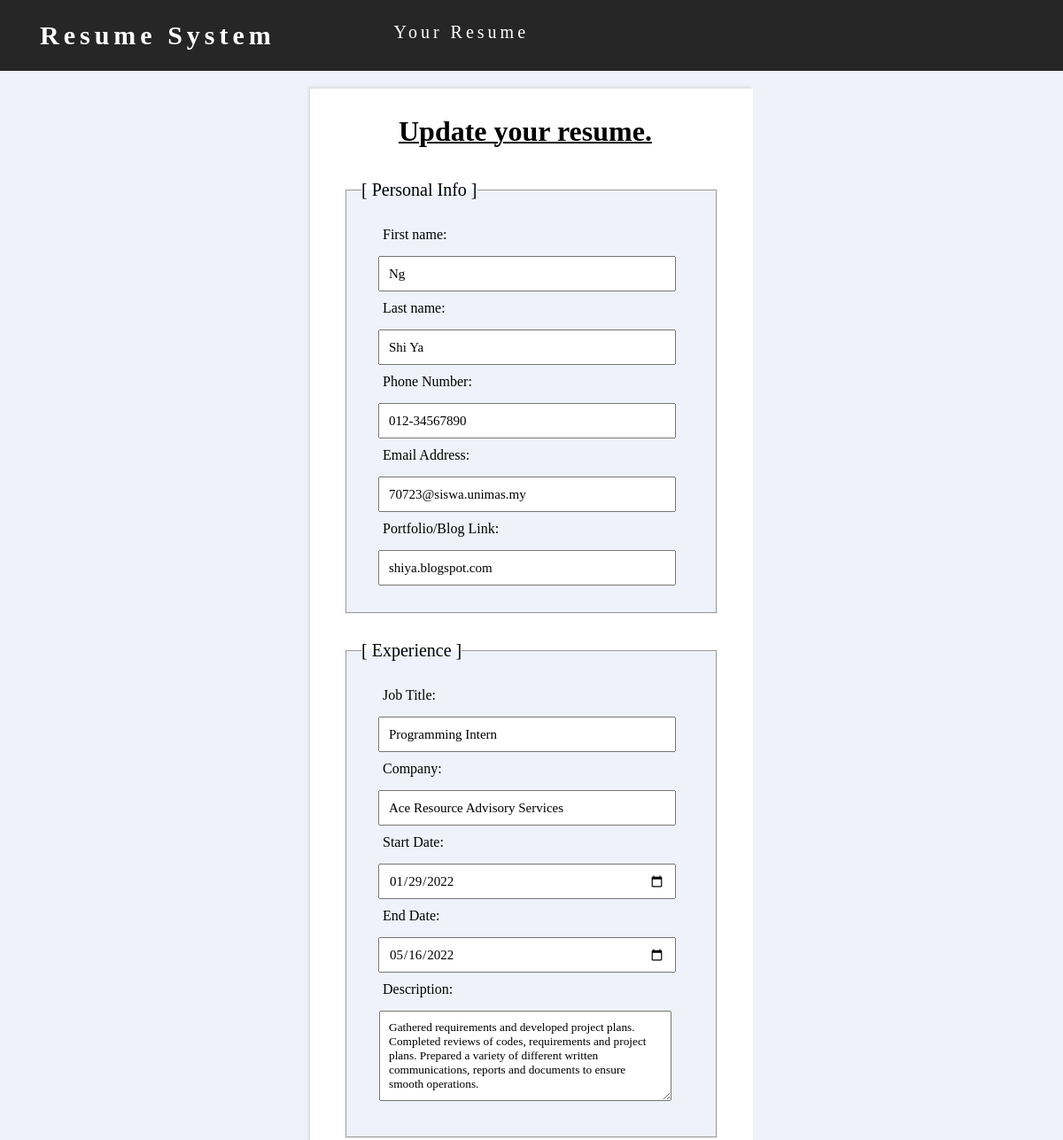
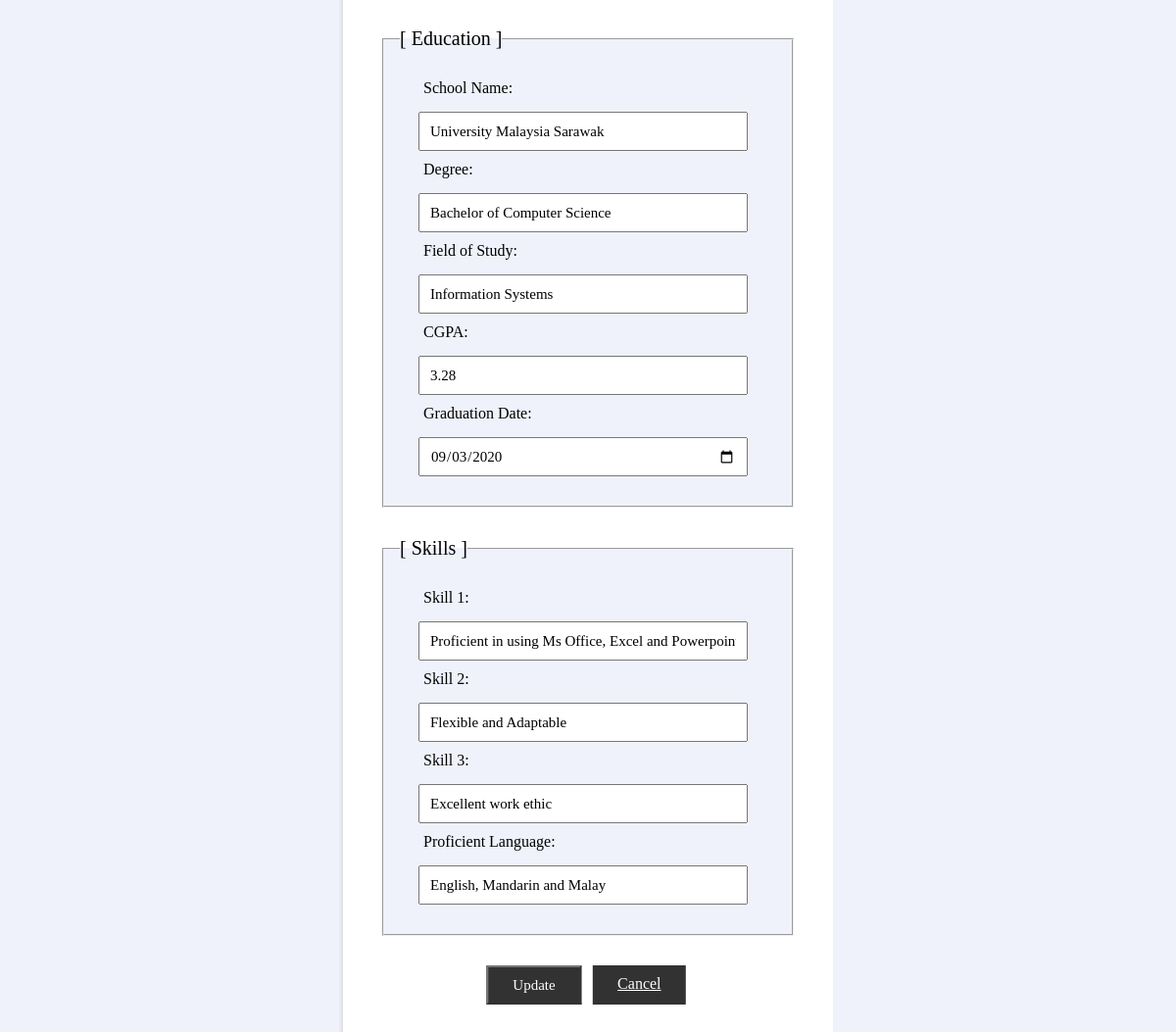
The page /pages/includes/edit.php?edit=1 on the database its author committed (2 pictures, top to bottom).
### tables this page shows
CREATE TABLE `resume` (
  `resume_id` int(11) NOT NULL,
  `fname` varchar(256) NOT NULL,
  `lname` varchar(256) NOT NULL,
  `phone` varchar(256) NOT NULL,
  `email` varchar(256) NOT NULL,
  `url` varchar(256) NOT NULL,
  `jobtitle` varchar(256) NOT NULL,
  `com_name` varchar(256) NOT NULL,
  `start_job` varchar(256) NOT NULL,
  `end_job` varchar(256) NOT NULL,
  `descrip` varchar(256) NOT NULL,
  `school` varchar(256) NOT NULL,
  `degree` varchar(256) NOT NULL,
  `field` varchar(256) NOT NULL,
  `cgpa` varchar(11) NOT NULL,
  `enddg` varchar(256) NOT NULL,
  `skill1` varchar(256) NOT NULL,
  `skill2` varchar(256) NOT NULL,
  `skill3` varchar(256) NOT NULL,
  `language` varchar(256) NOT NULL
);

### pages/includes/edit.php (the view, shortened to what this page needs)
<!DOCTYPE html>
<html>
<head>
	<link rel="stylesheet" href="https://cdnjs.cloudflare.com/ajax/libs/font-awesome/4.7.0/css/font-awesome.min.css">
	<link rel="stylesheet" href="style.css">
</head>
<body>
	<header>
	<div class="wrapper">
		<div class="logo">
			<h3>Resume System</h3>
		</div>
		<nav>
                <ul>
                 <li><a href ="../mainpage.php">Your Resume</a></li>
             </ul>
            </nav>
	</div>
	</header>
<?php
	require 'update.php';
	$resume_id = $_GET['edit'];
	$result =mysqli_query($conn, "SELECT * FROM resume where resume_id = '$resume_id'");
	$row = mysqli_fetch_assoc($result);
?>
	<div class="container">
	<form name="forms" action="update.php" method="post">
		<h1>Update your resume.</h1><br><br>
		<fieldset>
			<legend>[ Personal Info ]</legend>
		<div class="enter">
			<label for="fname">First name:</label>
			<input type="text" name="fname" value="<?php echo $row['fname']; ?>"/>
			<label for="lname">Last name:</label>
			<input type="text" name="lname" value="<?php echo $row["lname"]; ?>">
			<label for="phone">Phone Number:</label>
			<input type="text" name="phone" value="<?php echo $row["phone"]; ?>">
			<label for="email">Email Address:</label>
			<input type="email" name="email" value="<?php echo $row["email"]; ?>">
			<label for="url">Portfolio/Blog Link:</label>
			<input type="text" name="url" value="<?php echo $row["url"]; ?>">
		</div>
		</fieldset>
		<fieldset>
			<legend>[ Experience ]</legend>
			<div class="enter">
				<label for="jobtitle">Job Title:</label>
				<input type="text" name="jobtitle" value="<?php echo $row["jobtitle"]; ?>">
				<label for="com_name">Company:</label>
				<input type="text" name="com_name" value="<?php echo $row["com_name"]; ?>">
				<label for="start_job">Start Date:</label>
				<input type="date" name="start_job" value="<?php echo $row["start_job"]; ?>">
				<label for="end_job">End Date:</label>
				<input type="date" name="end_job" value="<?php echo $row["end_job"]; ?>">
				<label for="descrip">Description:</label>
				<textarea name="descrip" rows="5"><?php echo $row["descrip"]; ?></textarea>
			</div>
		</fieldset>
		<fieldset>
			<legend>[ Education ]</legend>
			<div class="enter">
				<label for="school">School Name:</label>
				<input type="text" name="school" value="<?php echo $row["school"]; ?>">
				<label for="degree">Degree:</label>
				<input type="text" name="degree" value="<?php echo $row["degree"]; ?>">
				<label for="field">Field of Study:</label>
				<input type="text" name="field" value="<?php echo $row["field"]; ?>">
				<label for="cgpa">CGPA:</label>
				<input type="text" name="cgpa" value="<?php echo $row["cgpa"]; ?>">
				<label for="enddg">Graduation Date:</label>
				<input type="date" name="enddg" value="<?php echo $row["enddg"]; ?>">
			</div>
		</fieldset>
		<fieldset>
			<legend>[ Skills ]</legend>
		<div class="enter">
			<label for="skill1">Skill 1:</label>
			<input type="text" name="skill1" value="<?php echo $row["skill1"]; ?>">
			<label for="skill2">Skill 2:</label>
			<input type="text" name="skill2" value="<?php echo $row["skill2"]; ?>">
			<label for="skill3">Skill 3:</label>
			<input type="text" name="skill3" value="<?php echo $row["skill3"]; ?>">
			<label for="language">Proficient Language:</label>
			<input type="text" name="language" value="<?php echo $row["language"]; ?>">
		</div>
	</fieldset>
	<div class="wrapper-button">
		<input class="edit" type="submit" name="submit" value="Update"><a href="../mainpage.php" id="link" class="edit">Cancel</a>
	</div>
	</form>
	</div>
</body>
</html>

### pages/includes/style.css (style rules this page uses)
* { margin: 0; padding: 0; box-sizing: border-box; font-family: Lora; }
body { justify-content: center; align-items: center; background: #EFF2FA; }
header { background: #262626; width: 100%; height: 80px; z-index:12; position:fixed; }
.wrapper { width: 1170px; margin:0 auto; }
.logo { width:30%; float:left; line-height:80px; }
.logo h3 { text-decoration: none; padding-left: 30px; font-size:30px; color:#fff; font-family: Ubuntu; letter-spacing: 5px; }
nav { width:65%; margin: auto; padding: 25px 0; display: flex; font-family: Lora; align-items: center; letter-spacing: 4px; font-size: 20px; color: #fff; justify-content: space-between; float: right; }
nav ul li { list-style:none; display: inline-block; margin: 0 20px; position: relative; }
nav ul li a { text-decoration: none; color: #fff; }
nav ul li::after { content: ''; height: 3px; width: 0; background: #fff; position: absolute; left: 0; bottom: -10px; transition: 0.5s; }
.container { position: relative; width: 500px; justify-content: center; align-items: center; top: 100px; margin: 0 auto; margin-bottom: 200px; padding: 10px 10px 70px 10px; border: 10px solid #fff; box-shadow: -2px -2px 3px #ddd; background: #fff; }
.container h1 { margin: 10px 0 0 80px; width: 100%; font-family: Ubuntu; text-decoration: underline 2px; }
legend { margin-left: 16px; font-size: 20px; }
fieldset { margin: 0 20px 30px 20px; padding: 10px 10px 30px 0; background: #EFF2FA; align-content: center; }
.enter label { padding: 10px 10px 5px 10px; width: 100%; }
.enter select, input { margin: 10px 10px 0 5px; padding: 10px 10px 10px 10px; width: 100%; height: 40px; font-size: 15px; }
.enter { margin: 10px 40px 0 30px; display: flex; flex-direction: column; }
textarea { margin: 10px 0 10px 6px; padding: 10px 10px 10px 10px; resize: vertical; width: 330px; max-height: 300px; }
.wrapper-button { width: 300px; height: 20px; display: flex; padding: 10px 0 0 170px; }
#link { margin-top: 10px; }
.edit { background-color: #000; color: white; width: 100px; height: 40px; padding: 10px 25px 10px 25px; opacity: 0.8; font-family: Lora; -ms-transform: translate(-50%, -50%); transform: translate(-50%, -50%); cursor: pointer; }

### rows shown on the page
resume: fname "Ng", lname "Shi Ya", phone "012-34567890", email "70723@siswa.unimas.my", url "shiya.blogspot.com", jobtitle "Programming Intern", com_name "Ace Resource Advisory Services", start_job "01/29/2022", end_job "05/16/2022", descrip "Gathered requirements and developed project plans. Completed reviews of codes, requirements and project plans. Prepared a variety of different written communications, reports and documents to ensure smooth operations.", school "University Malaysia Sarawak", degree "Bachelor of Computer Science", field "Information Systems", cgpa "3.28", enddg "09/03/2020", skill1 "Proficient in using Ms Office, Excel and Powerpoint", skill2 "Flexible and Adaptable", skill3 "Excellent work ethic", language "English, Mandarin and Malay"
